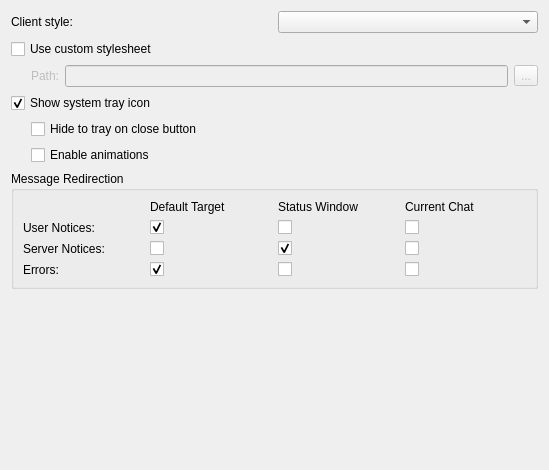
<?xml version="1.0" encoding="UTF-8"?>
<ui version="4.0">
 <class>AppearanceSettingsPage</class>
 <widget class="QWidget" name="AppearanceSettingsPage">
  <property name="geometry">
   <rect>
    <x>0</x>
    <y>0</y>
    <width>549</width>
    <height>470</height>
   </rect>
  </property>
  <property name="windowTitle">
   <string>Form</string>
  </property>
  <layout class="QVBoxLayout" name="verticalLayout">
   <item>
    <layout class="QGridLayout" name="gridLayout">
     <item row="0" column="0">
      <widget class="QLabel" name="label_2">
       <property name="text">
        <string>Client style:</string>
       </property>
      </widget>
     </item>
     <item row="0" column="1">
      <widget class="QComboBox" name="styleComboBox">
       <property name="toolTip">
        <string>Set application style</string>
       </property>
      </widget>
     </item>
    </layout>
   </item>
   <item>
    <widget class="QCheckBox" name="useCustomStyleSheet">
     <property name="text">
      <string>Use custom stylesheet</string>
     </property>
     <property name="settingsKey" stdset="0">
      <string notr="true">/UiStyle/UseCustomStyleSheet</string>
     </property>
     <property name="defaultValue" stdset="0">
      <bool>false</bool>
     </property>
    </widget>
   </item>
   <item>
    <layout class="QHBoxLayout" name="horizontalLayout_2">
     <item>
      <spacer name="horizontalSpacer">
       <property name="orientation">
        <enum>Qt::Horizontal</enum>
       </property>
       <property name="sizeType">
        <enum>QSizePolicy::Fixed</enum>
       </property>
       <property name="sizeHint" stdset="0">
        <size>
         <width>20</width>
         <height>20</height>
        </size>
       </property>
      </spacer>
     </item>
     <item>
      <widget class="QLabel" name="label">
       <property name="enabled">
        <bool>false</bool>
       </property>
       <property name="text">
        <string>Path:</string>
       </property>
      </widget>
     </item>
     <item>
      <widget class="QLineEdit" name="customStyleSheetPath">
       <property name="enabled">
        <bool>false</bool>
       </property>
       <property name="sizePolicy">
        <sizepolicy hsizetype="Expanding" vsizetype="Fixed">
         <horstretch>0</horstretch>
         <verstretch>0</verstretch>
        </sizepolicy>
       </property>
       <property name="readOnly">
        <bool>false</bool>
       </property>
       <property name="settingsKey" stdset="0">
        <string notr="true">/UiStyle/CustomStyleSheetPath</string>
       </property>
       <property name="defaultValue" stdset="0">
        <string/>
       </property>
      </widget>
     </item>
     <item>
      <widget class="QToolButton" name="chooseStyleSheet">
       <property name="enabled">
        <bool>false</bool>
       </property>
       <property name="text">
        <string>...</string>
       </property>
      </widget>
     </item>
    </layout>
   </item>
   <item>
    <widget class="QCheckBox" name="useSystemTrayIcon">
     <property name="text">
      <string>Show system tray icon</string>
     </property>
     <property name="checked">
      <bool>true</bool>
     </property>
     <property name="settingsKey" stdset="0">
      <string notr="true">UseSystemTrayIcon</string>
     </property>
     <property name="defaultValue" stdset="0">
      <bool>true</bool>
     </property>
    </widget>
   </item>
   <item>
    <layout class="QGridLayout" name="gridLayout_3">
     <item row="0" column="0">
      <spacer name="horizontalSpacer_2">
       <property name="orientation">
        <enum>Qt::Horizontal</enum>
       </property>
       <property name="sizeType">
        <enum>QSizePolicy::Fixed</enum>
       </property>
       <property name="sizeHint" stdset="0">
        <size>
         <width>20</width>
         <height>20</height>
        </size>
       </property>
      </spacer>
     </item>
     <item row="0" column="1">
      <widget class="QCheckBox" name="minimizeOnClose">
       <property name="text">
        <string>Hide to tray on close button</string>
       </property>
       <property name="settingsKey" stdset="0">
        <string notr="true">MinimizeOnClose</string>
       </property>
       <property name="defaultValue" stdset="0">
        <bool>false</bool>
       </property>
      </widget>
     </item>
     <item row="1" column="0">
      <spacer name="horizontalSpacer_4">
       <property name="orientation">
        <enum>Qt::Horizontal</enum>
       </property>
       <property name="sizeType">
        <enum>QSizePolicy::Fixed</enum>
       </property>
       <property name="sizeHint" stdset="0">
        <size>
         <width>20</width>
         <height>20</height>
        </size>
       </property>
      </spacer>
     </item>
     <item row="1" column="1">
      <widget class="QCheckBox" name="animateSystrayIcon">
       <property name="styleSheet">
        <string notr="true"/>
       </property>
       <property name="text">
        <string>Enable animations</string>
       </property>
       <property name="settingsKey" stdset="0">
        <string notr="true">/Notification/Systray/Animate</string>
       </property>
       <property name="defaultValue" stdset="0">
        <bool>true</bool>
       </property>
      </widget>
     </item>
    </layout>
   </item>
   <item>
    <widget class="QGroupBox" name="groupBox_3">
     <property name="title">
      <string>Message Redirection</string>
     </property>
     <layout class="QGridLayout" name="gridLayout_2">
      <item row="1" column="0">
       <widget class="QLabel" name="label_3">
        <property name="text">
         <string>User Notices:</string>
        </property>
       </widget>
      </item>
      <item row="1" column="1">
       <widget class="QCheckBox" name="userNoticesInDefaultBuffer">
        <property name="enabled">
         <bool>true</bool>
        </property>
        <property name="text">
         <string/>
        </property>
        <property name="checked">
         <bool>true</bool>
        </property>
       </widget>
      </item>
      <item row="1" column="2">
       <widget class="QCheckBox" name="userNoticesInStatusBuffer">
        <property name="enabled">
         <bool>true</bool>
        </property>
        <property name="text">
         <string/>
        </property>
        <property name="checked">
         <bool>false</bool>
        </property>
       </widget>
      </item>
      <item row="1" column="3">
       <widget class="QCheckBox" name="userNoticesInCurrentBuffer">
        <property name="enabled">
         <bool>true</bool>
        </property>
        <property name="text">
         <string/>
        </property>
       </widget>
      </item>
      <item row="2" column="0">
       <widget class="QLabel" name="label_4">
        <property name="text">
         <string>Server Notices:</string>
        </property>
       </widget>
      </item>
      <item row="2" column="1">
       <widget class="QCheckBox" name="serverNoticesInDefaultBuffer">
        <property name="text">
         <string/>
        </property>
       </widget>
      </item>
      <item row="0" column="1">
       <widget class="QLabel" name="label_5">
        <property name="text">
         <string>Default Target</string>
        </property>
       </widget>
      </item>
      <item row="0" column="2">
       <widget class="QLabel" name="label_6">
        <property name="text">
         <string>Status Window</string>
        </property>
       </widget>
      </item>
      <item row="0" column="3">
       <widget class="QLabel" name="label_7">
        <property name="text">
         <string>Current Chat</string>
        </property>
       </widget>
      </item>
      <item row="3" column="0">
       <widget class="QLabel" name="label_8">
        <property name="text">
         <string>Errors:</string>
        </property>
       </widget>
      </item>
      <item row="2" column="2">
       <widget class="QCheckBox" name="serverNoticesInStatusBuffer">
        <property name="text">
         <string/>
        </property>
        <property name="checked">
         <bool>true</bool>
        </property>
       </widget>
      </item>
      <item row="2" column="3">
       <widget class="QCheckBox" name="serverNoticesInCurrentBuffer">
        <property name="text">
         <string/>
        </property>
       </widget>
      </item>
      <item row="3" column="1">
       <widget class="QCheckBox" name="errorMsgsInDefaultBuffer">
        <property name="text">
         <string/>
        </property>
        <property name="checked">
         <bool>true</bool>
        </property>
       </widget>
      </item>
      <item row="3" column="2">
       <widget class="QCheckBox" name="errorMsgsInStatusBuffer">
        <property name="text">
         <string/>
        </property>
       </widget>
      </item>
      <item row="3" column="3">
       <widget class="QCheckBox" name="errorMsgsInCurrentBuffer">
        <property name="text">
         <string/>
        </property>
       </widget>
      </item>
     </layout>
    </widget>
   </item>
   <item>
    <spacer name="verticalSpacer">
     <property name="orientation">
      <enum>Qt::Vertical</enum>
     </property>
     <property name="sizeHint" stdset="0">
      <size>
       <width>20</width>
       <height>40</height>
      </size>
     </property>
    </spacer>
   </item>
  </layout>
 </widget>
 <tabstops>
  <tabstop>styleComboBox</tabstop>
  <tabstop>useCustomStyleSheet</tabstop>
  <tabstop>customStyleSheetPath</tabstop>
  <tabstop>chooseStyleSheet</tabstop>
  <tabstop>useSystemTrayIcon</tabstop>
  <tabstop>minimizeOnClose</tabstop>
  <tabstop>userNoticesInDefaultBuffer</tabstop>
  <tabstop>userNoticesInStatusBuffer</tabstop>
  <tabstop>userNoticesInCurrentBuffer</tabstop>
  <tabstop>serverNoticesInDefaultBuffer</tabstop>
  <tabstop>serverNoticesInStatusBuffer</tabstop>
  <tabstop>serverNoticesInCurrentBuffer</tabstop>
  <tabstop>errorMsgsInDefaultBuffer</tabstop>
  <tabstop>errorMsgsInStatusBuffer</tabstop>
  <tabstop>errorMsgsInCurrentBuffer</tabstop>
 </tabstops>
 <resources/>
 <connections>
  <connection>
   <sender>useCustomStyleSheet</sender>
   <signal>toggled(bool)</signal>
   <receiver>customStyleSheetPath</receiver>
   <slot>setEnabled(bool)</slot>
   <hints>
    <hint type="sourcelabel">
     <x>63</x>
     <y>86</y>
    </hint>
    <hint type="destinationlabel">
     <x>86</x>
     <y>114</y>
    </hint>
   </hints>
  </connection>
  <connection>
   <sender>useCustomStyleSheet</sender>
   <signal>toggled(bool)</signal>
   <receiver>label</receiver>
   <slot>setEnabled(bool)</slot>
   <hints>
    <hint type="sourcelabel">
     <x>45</x>
     <y>80</y>
    </hint>
    <hint type="destinationlabel">
     <x>38</x>
     <y>113</y>
    </hint>
   </hints>
  </connection>
  <connection>
   <sender>useCustomStyleSheet</sender>
   <signal>toggled(bool)</signal>
   <receiver>chooseStyleSheet</receiver>
   <slot>setEnabled(bool)</slot>
   <hints>
    <hint type="sourcelabel">
     <x>84</x>
     <y>80</y>
    </hint>
    <hint type="destinationlabel">
     <x>525</x>
     <y>117</y>
    </hint>
   </hints>
  </connection>
  <connection>
   <sender>useSystemTrayIcon</sender>
   <signal>toggled(bool)</signal>
   <receiver>minimizeOnClose</receiver>
   <slot>setEnabled(bool)</slot>
   <hints>
    <hint type="sourcelabel">
     <x>91</x>
     <y>143</y>
    </hint>
    <hint type="destinationlabel">
     <x>92</x>
     <y>174</y>
    </hint>
   </hints>
  </connection>
  <connection>
   <sender>useSystemTrayIcon</sender>
   <signal>toggled(bool)</signal>
   <receiver>animateSystrayIcon</receiver>
   <slot>setEnabled(bool)</slot>
   <hints>
    <hint type="sourcelabel">
     <x>125</x>
     <y>144</y>
    </hint>
    <hint type="destinationlabel">
     <x>122</x>
     <y>203</y>
    </hint>
   </hints>
  </connection>
 </connections>
</ui>
